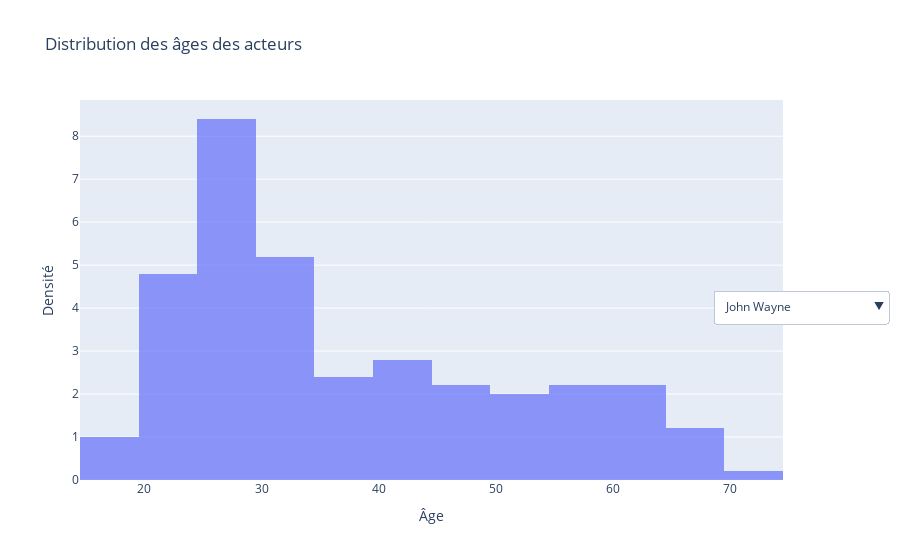

Source (notebook cell):
### Code cell
import pandas as pd
import numpy as np
import plotly.graph_objects as go



# 1. Trier par métrique de succès et prendre les 20 meilleurs acteurs

# 2. Extraire les âges et préparer les données pour chaque acteur
top_ages = top_actors.explode("ActorAgeAtRelease")[["ActorName", "ActorAgeAtRelease"]]
top_ages = top_ages.dropna()
top_ages["ActorAgeAtRelease"] = top_ages["ActorAgeAtRelease"].astype(float)

# 3. Création d'un plot interactif avec Plotly
fig = go.Figure()

# Ajouter une courbe KDE pour chaque acteur
unique_actors = top_ages["ActorName"].unique()
for actor in unique_actors:
    actor_ages = top_ages[top_ages["ActorName"] == actor]["ActorAgeAtRelease"]
    fig.add_trace(
        go.Histogram(
            x=actor_ages,
            name=actor,
            opacity=0.7,
            histnorm='density',  # Normaliser pour densité
            visible=False,  # Toutes les courbes sont initialement masquées
        )
    )

# Afficher uniquement la première courbe par défaut
fig.data[0].visible = True

# Ajouter un bouton pour chaque acteur
buttons = []
for i, actor in enumerate(unique_actors):
    buttons.append(
        dict(
            label=actor,
            method="update",
            args=[
                {"visible": [j == i for j in range(len(unique_actors))]},  # Masquer toutes les courbes sauf celle sélectionnée
                {"title": f"Distribution des âges de {actor}"}
            ],
        )
    )

# Ajouter les boutons au layout
fig.update_layout(
    updatemenus=[
        dict(
            active=0,
            buttons=buttons,
            direction="down",
            x=1.15,  # Position du menu
            y=0.5,
            showactive=True,
        )
    ],
    title="Distribution des âges des acteurs",
    xaxis_title="Âge",
    yaxis_title="Densité",
    barmode="overlay",
)

# Afficher le plot
fig.show()
